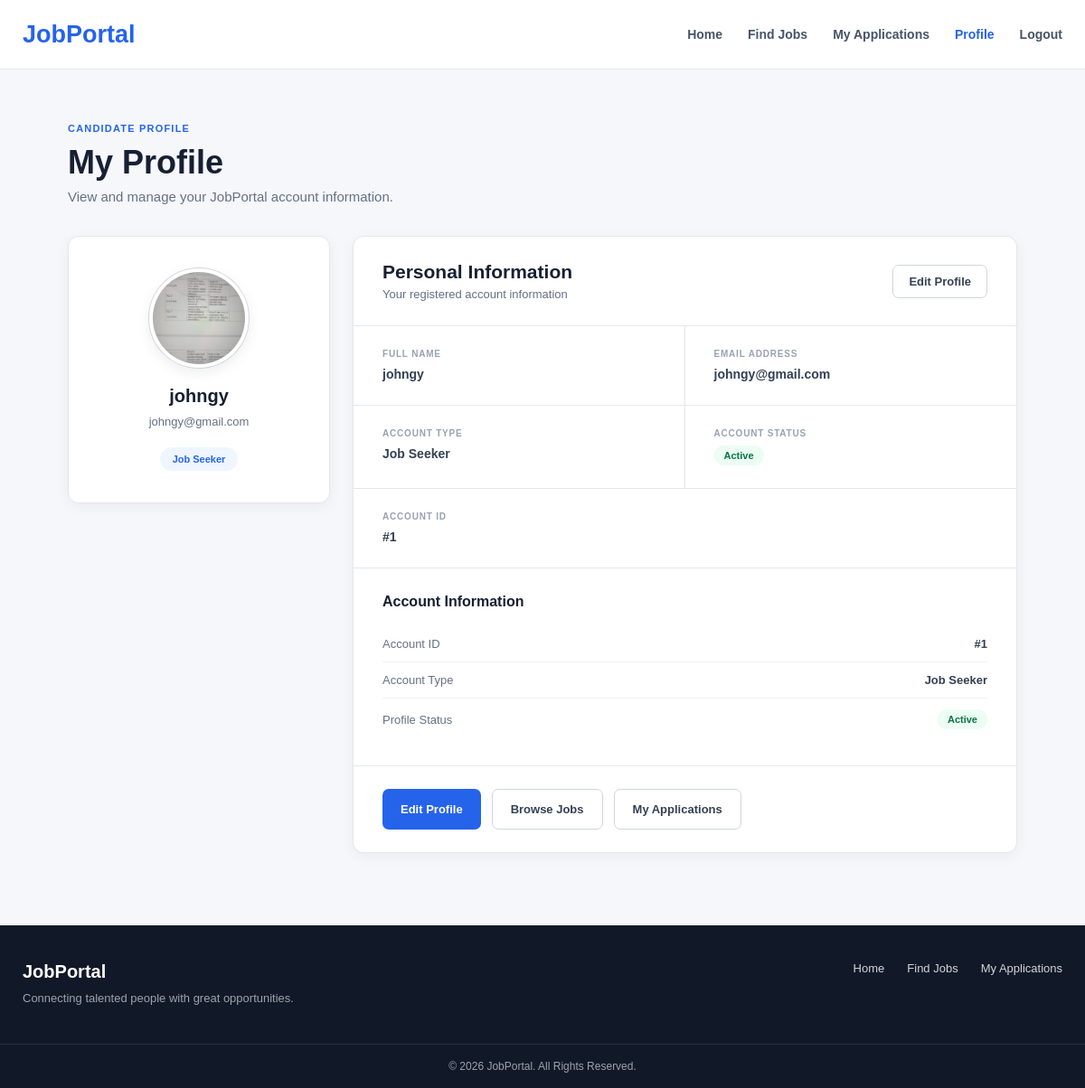
The app's page /profile.php (signed in) with its own data.
### tables this page shows
CREATE TABLE `users` (
  `id` int(11) NOT NULL,
  `name` varchar(100) NOT NULL,
  `email` varchar(150) NOT NULL,
  `password` varchar(255) NOT NULL,
  `role` enum('jobseeker','employer','admin') DEFAULT 'jobseeker',
  `created_at` timestamp NOT NULL DEFAULT current_timestamp(),
  `profile_picture` varchar(255) DEFAULT NULL
);

### profile.php (the view, shortened to what this page needs)
<?php
require_once "includes/db.php";
$user_id = $_SESSION["user_id"];
$stmt = $conn->prepare("
    SELECT id, name, email, profile_picture
    FROM users
    WHERE id = ?
");
$stmt->bind_param(
    "i",
    $user_id
);
$stmt->execute();
$result = $stmt->get_result();
$user = $result->fetch_assoc();
?>
<!DOCTYPE html>
<html lang="en">
<head>
    <link
        rel="stylesheet"
        href="css/profile.css?v=4"
    >
</head>
<body>
<header class="site-header">
    <div class="header-inner">
        <a
            href="index.php"
            class="brand"
        >
            JobPortal
        </a>
        <nav class="main-nav">
            <a href="index.php">
                Home
            </a>
            <a href="jobs.php">
                Find Jobs
            </a>
            <a href="applications.php">
                My Applications
            </a>
            <a
                href="profile.php"
                class="active"
            >
                Profile
            </a>
        </nav>
        <a
            href="logout.php"
            class="logout-link"
        >
            Logout
        </a>
    </div>
</header>
<main class="profile-container">
    <div class="page-heading">
        <span class="page-label">
            CANDIDATE PROFILE
        </span>
        <h1>
            My Profile
        </h1>
        <p>
            View and manage your JobPortal account information.
        </p>
    </div>
    <div class="profile-layout">
        <aside class="profile-sidebar">
            <div class="profile-avatar">
                <?php if (
                    !empty($user["profile_picture"]) &&
                    file_exists(
                        "uploads/profile/" .
                        $user["profile_picture"]
                    )
                ): ?>
                    <img
                        src="<?php
                        echo htmlspecialchars(
                            "uploads/profile/" .
                            $user["profile_picture"]
                        );
                        ?>"
                        alt="Profile Picture"
                    >
                <?php endif; ?>
            </div>
            <h2>
                <?php
                echo htmlspecialchars(
                    $user["name"]
                );
                ?>
            </h2>
            <p class="profile-email">
                <?php
                echo htmlspecialchars(
                    $user["email"]
                );
                ?>
            </p>
            <div class="profile-role">
                Job Seeker
            </div>
        </aside>
        <section class="profile-card">
            <div class="card-header">
                <div>
                    <h2>
                        Personal Information
                    </h2>
                    <p>
                        Your registered account information
                    </p>
                </div>
                <a
                    href="edit-profile.php"
                    class="edit-button"
                >
                    Edit Profile
                </a>
            </div>
            <div class="information-grid">
                <div class="information-item">
                    <span class="information-label">
                        FULL NAME
                    </span>
                    <strong>
                        <?php
                        echo htmlspecialchars(
                            $user["name"]
                        );
                        ?>
                    </strong>
                </div>
                <div class="information-item">
                    <span class="information-label">
                        EMAIL ADDRESS
                    </span>
                    <strong>
                        <?php
                        echo htmlspecialchars(
                            $user["email"]
                        );
                        ?>
                    </strong>
                </div>
                <div class="information-item">
                    <span class="information-label">
                        ACCOUNT TYPE
                    </span>
                    <strong>
                        Job Seeker
                    </strong>
                </div>
                <div class="information-item">
                    <span class="information-label">
                        ACCOUNT STATUS
                    </span>
                    <span class="profile-status">
                        Active
                    </span>
                </div>
                <div class="information-item full-width">
                    <span class="information-label">
                        ACCOUNT ID
                    </span>
                    <strong>
                        #<?php
                        echo htmlspecialchars(
                            $user["id"]
                        );
                        ?>
                    </strong>
                </div>
            </div>
            <div class="account-section">
                <h3>
                    Account Information
                </h3>
                <div class="account-row">
                    <span>
                        Account ID
                    </span>
                    <strong>
                        #<?php
                        echo htmlspecialchars(
                            $user["id"]
                        );
                        ?>
                    </strong>
                </div>
                <div class="account-row">
                    <span>
                        Account Type
                    </span>
                    <strong>
                        Job Seeker
                    </strong>
                </div>
                <div class="account-row">
                    <span>
                        Profile Status
                    </span>
                    <span class="profile-status">
                        Active
                    </span>
                </div>
            </div>
            <div class="profile-actions">
                <a
                    href="edit-profile.php"
                    class="primary-button"
                >
                    Edit Profile
                </a>
                <a
                    href="jobs.php"
                    class="secondary-button"
                >
                    Browse Jobs
                </a>
                <a
                    href="applications.php"
                    class="secondary-button"
                >
                    My Applications
                </a>
            </div>
        </section>
    </div>
</main>
<footer class="site-footer">
    <div class="footer-inner">
        <div>
            <h3>
                JobPortal
            </h3>
            <p>
                Connecting talented people with
                great opportunities.
            </p>
        </div>
        <div class="footer-links">
            <a href="index.php">
                Home
            </a>
            <a href="jobs.php">
                Find Jobs
            </a>
            <a href="applications.php">
                My Applications
            </a>
        </div>
    </div>
    <div class="footer-bottom">
        © 2026 JobPortal. All Rights Reserved.
    </div>
</footer>
</body>
</html>

### records on screen
users: profile_picture (picture), name "johngy", email "johngy@gmail.com", id "1"
